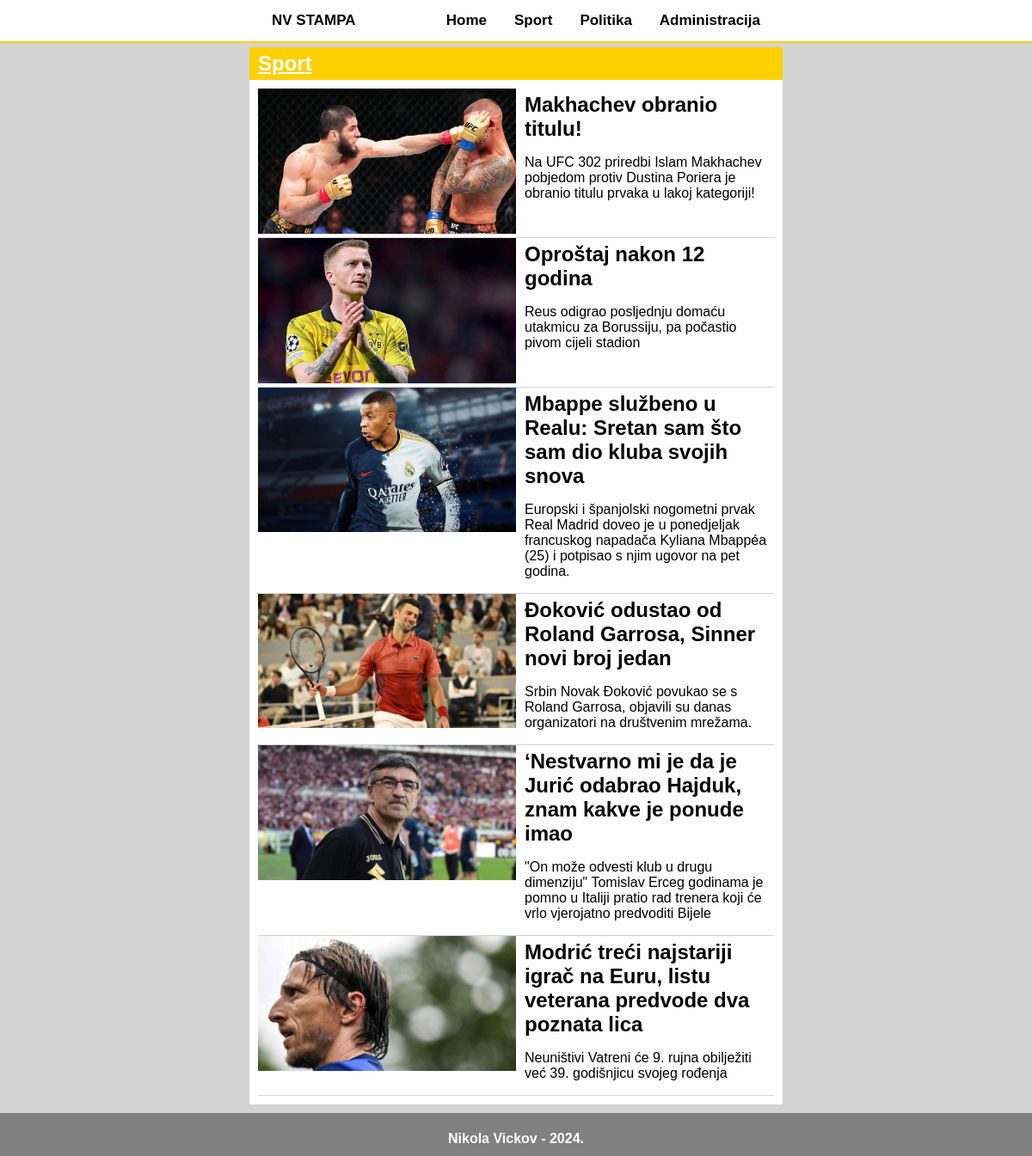
The app's page /kategorija.php?id=sport with its own data.
### tables this page shows
CREATE TABLE `vijesti` (
  `id` int(11) NOT NULL,
  `date` date NOT NULL,
  `title` varchar(255) NOT NULL,
  `about` text NOT NULL,
  `content` text NOT NULL,
  `picture` varchar(255) NOT NULL,
  `category` varchar(100) NOT NULL
);

### kategorija.php (the view, shortened to what this page needs)
<!DOCTYPE html>
<html lang="en">
<head>
</head>
<body>
<?php
include 'connect.php';
$kategorija=$_GET['id'];
?>
<div id="page-container">
<div id="content-wrap">
<?php
echo '<div class="naslovni_tab">';
echo '    <h2>' . ucfirst($kategorija) . '</h2>';
echo '</div>';
?>
<div class="clanci">
<section class="zanr">
    <?php
        $query = "SELECT * FROM vijesti WHERE category='$kategorija'";
        $result = mysqli_query($dbc, $query);
        while($row = mysqli_fetch_array($result)) {
            echo '<article>';
            echo'<div class="article">';
            echo '<div class="sport_img">';
            echo '<img src="' . UPLPATH . $row['picture'] . '">';
            echo '</div>';
            echo '<div class="media_body">';
            echo '<h2 class="title">';
            echo '<a href="clanak.php?id='.$row['id'].'">';
            echo $row['title'];
            echo '</a></h2>';
            echo '<p class="about">';
            echo '<a href="clanak.php?id='.$row['id'].'">';
            echo $row['about'];
            echo '</a></p>';
            echo '</div></div>';
            echo '</article>';
        }
    ?>
    </section>
    </div>
    </div>
    <footer id="footer">
        <h4>Nikola Vickov - 2024.</h4>
       </footer>
     </div>
</body>
</html>

### records on screen
vijesti: picture (picture), title "Makhachev obranio titulu!", about "Na UFC 302 priredbi Islam Makhachev pobjedom protiv Dustina Poriera je obranio titulu prvaka u lakoj kategoriji!"
vijesti: picture (picture), title "Oproštaj nakon 12 godina", about "Reus odigrao posljednju domaću utakmicu za Borussiju, pa počastio pivom cijeli stadion"
vijesti: picture (picture), title "Mbappe službeno u Realu: Sretan sam što sam dio kluba svojih snova", about "Europski i španjolski nogometni prvak Real Madrid doveo je u ponedjeljak francuskog napadača Kyliana Mbappéa (25) i potpisao s njim ugovor na pet godina."
vijesti: picture (picture), title "Đoković odustao od Roland Garrosa, Sinner novi broj jedan", about "Srbin Novak Đoković povukao se s Roland Garrosa, objavili su danas organizatori na društvenim mrežama."
vijesti: picture (picture), title "‘Nestvarno mi je da je Jurić odabrao Hajduk, znam kakve je ponude imao", about "\"On može odvesti klub u drugu dimenziju\" Tomislav Erceg godinama je pomno u Italiji pratio rad trenera koji će vrlo vjerojatno predvoditi Bijele"
vijesti: picture (picture), title "Modrić treći najstariji igrač na Euru, listu veterana predvode dva poznata lica", about "Neuništivi Vatreni će 9. rujna obilježiti već 39. godišnjicu svojeg rođenja"

### other values on screen
$kategorija "Sport"
